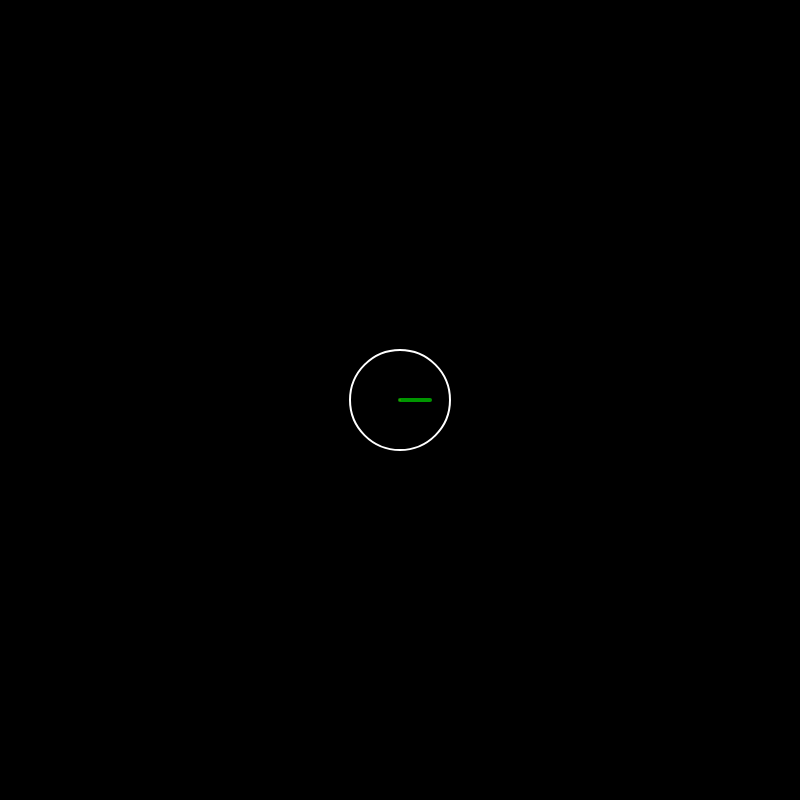
Frame 1 (no input)
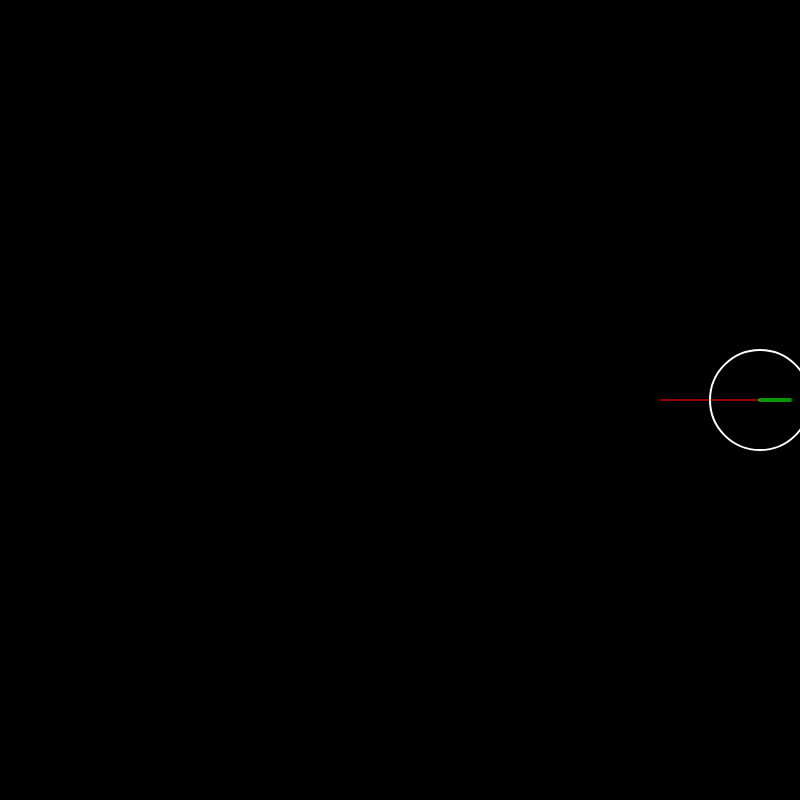
Frame 60 (no input)
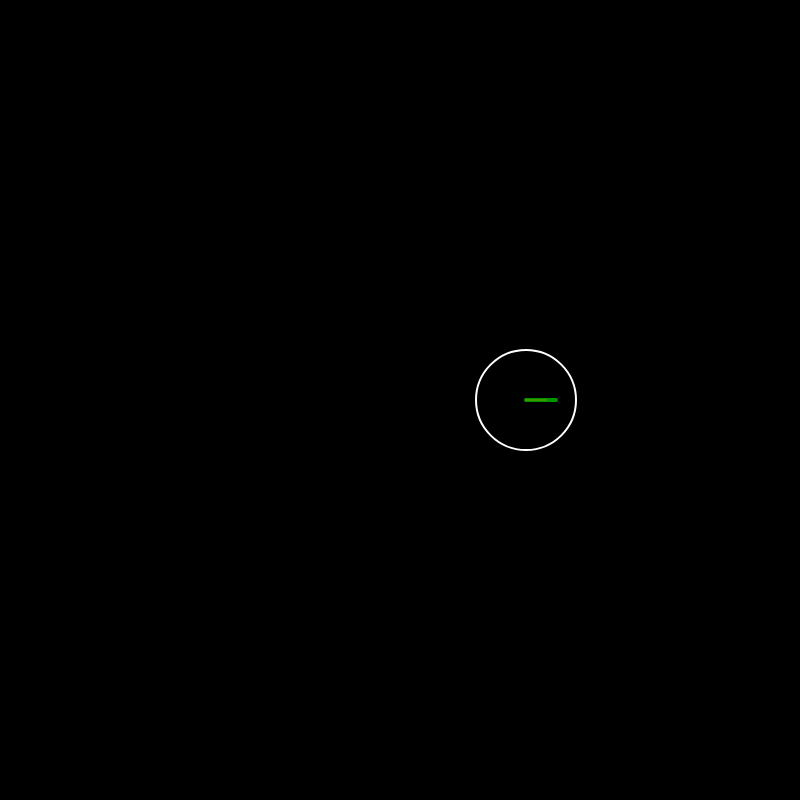
Frame 120 (the mouse pressed at the canvas centre since frame 60)

The p5.js sketch that drew these frames (run headless with seeded random() and noise() and a simulated clock; from frame 60 on, the mouse is pressed at the canvas centre):

// p5.js sketch
// ── sketch.js
let ball;
let f;
let aPressed = false;
let dPressed = false;

function setup() {
  createCanvas(800, 800);
  ball = new Ball(width/2, height/2, 50);
  f = createVector(0.2, 0);
}

function draw() {
  background(0);

  ball.display();
  ball.update();
  ball.edges();
  ball.applyForce(f);

  if(aPressed) ball.dir -= 0.1; //a
  if(dPressed) ball.dir += 0.1; //d
}

function keyPressed() {
  if(keyCode == 65) aPressed = true;
  if(keyCode == 68) dPressed = true;
}
function keyReleased() {
  if(keyCode == 65) aPressed = false;
  if(keyCode == 68) dPressed = false;
}

// ── ball.js
class Ball {
  constructor(x, y, r) {
    this.pos = createVector(x, y);
    this.vel = createVector(0, 0);
    this.acc = createVector(0, 0);
    this.r = r;
    this.dir = 0;
  }
  update() {
    this.acc.x = Math.cos(this.dir) * 0.2;
    this.acc.y = Math.sin(this.dir) * 0.2;
    stroke(0, 255, 0, 150);
    noFill();
    strokeWeight(4);
    line(this.pos.x, this.pos.y, this.acc.x * 150 + this.pos.x, this.acc.y * 150 + this.pos.y);

    this.vel.add(this.acc).limit(10);
    this.pos.add(this.vel);

    this.acc.mult(0);
  }
  applyForce(f) {
    this.acc.add(f);
  }
  display() {
    noFill();
    stroke(255, 0, 0, 150);
    strokeWeight(2);
    line(this.pos.x, this.pos.y, this.vel.x * 10 + this.pos.x, this.vel.y * 10 + this.pos.y);
    stroke(255);
    ellipse(this.pos.x, this.pos.y, this.r * 2);
  }
  edges() {
    if(this.pos.x + this.r + this.vel.x > width) {
      this.vel.x *= -1;
      this.pos.x = width - this.vel.x - this.r;
    }
    if(this.pos.x - this.r - this.vel.x < 0) {
      this.vel.x *= -1;
      this.pos.x = 0 + this.vel.x + this.r;
    }
    if(this.pos.y + this.r + this.vel.y > height) {
      this.vel.y *= -1;
      this.pos.y = height - this.vel.y - this.r;
    }
    if(this.pos.y - this.r - this.vel.y < 0) {
      this.vel.y *= -1;
      this.pos.y = 0 + this.vel.y + this.r;
    }
  }
}
